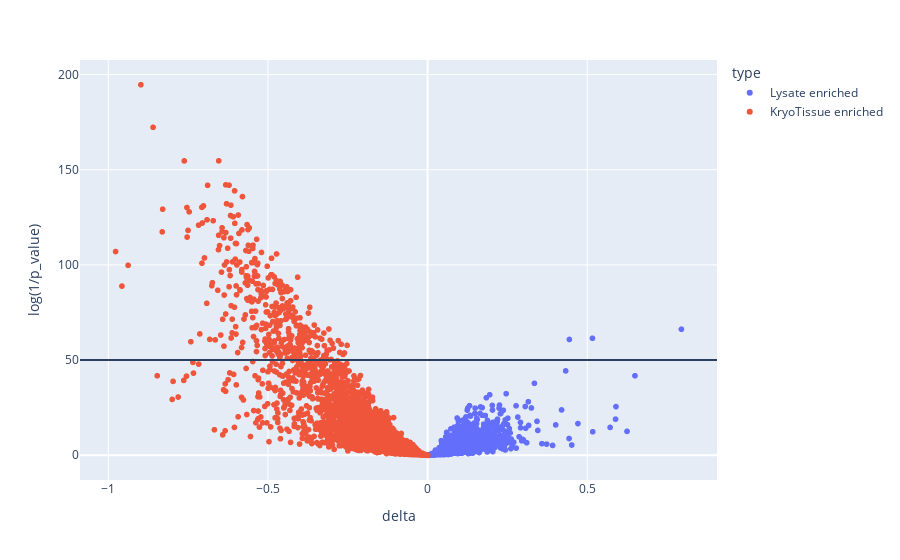

Notebook source saved alongside this figure:
### Code cell
# plotly interactive plot
fig = px.scatter(signature_df,
                 x="delta",
                 y="log(1/p_value)",
                 color="type",
                 hover_name="names")
fig.add_hline(y=p_value_cutoff)
fig.show()
fig.write_html('/home/amir/Desktop/protocol_effect.html')

### Figure 1 — Plotly figure (JSON) as saved in the notebook; plotly's stock layout.template omitted (floating-point values rounded to 4 significant figures; data arrays with more than 128 entries replaced by an {"elided": "..."} marker saying what was removed)
{"data": [{"hovertemplate": "<b>%{hovertext}</b><br><br>type=Lysate enriched<br>delta=%{x}<br>log(1/p_value)=%{y}<extra></extra>", "hovertext": {"elided": "3023 str values"}, "legendgroup": "Lysate enriched", "marker": {"color": "#636efa", "symbol": "circle"}, "mode": "markers", "name": "Lysate enriched", "showlegend": true, "type": "scattergl", "x": {"elided": "3023 float values"}, "xaxis": "x", "y": {"elided": "3023 float values"}, "yaxis": "y"}, {"hovertemplate": "<b>%{hovertext}</b><br><br>type=KryoTissue enriched<br>delta=%{x}<br>log(1/p_value)=%{y}<extra></extra>", "hovertext": {"elided": "4052 str values"}, "legendgroup": "KryoTissue enriched", "marker": {"color": "#EF553B", "symbol": "circle"}, "mode": "markers", "name": "KryoTissue enriched", "showlegend": true, "type": "scattergl", "x": {"elided": "4052 float values"}, "xaxis": "x", "y": {"elided": "4052 float values"}, "yaxis": "y"}], "layout": {"legend": {"title": {"text": "type"}, "tracegroupgap": 0}, "margin": {"t": 60}, "shapes": [{"type": "line", "x0": 0, "x1": 1, "xref": "x domain", "y0": 50, "y1": 50, "yref": "y"}], "xaxis": {"anchor": "y", "domain": [0, 1], "title": {"text": "delta"}}, "yaxis": {"anchor": "x", "domain": [0, 1], "title": {"text": "log(1/p_value)"}}}}
